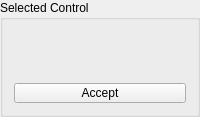
     <widget class="QGroupBox" name="groupBox_7">
      <property name="title">
       <string>Selected Control</string>
      </property>
      <layout class="QVBoxLayout" name="verticalLayout_9">
       <item>
        <widget class="QCaLabelPlugin" name="qcalabelplugin_9">
         <property name="minimumSize">
          <size>
           <width>140</width>
           <height>20</height>
          </size>
         </property>
         <property name="maximumSize">
          <size>
           <width>16777215</width>
           <height>20</height>
          </size>
         </property>
         <property name="palette">
          <palette>
           <active>
            <colorrole role="Base">
             <brush brushstyle="SolidPattern">
              <color alpha="255">
               <red>170</red>
               <green>255</green>
               <blue>127</blue>
              </color>
             </brush>
            </colorrole>
           </active>
           <inactive>
            <colorrole role="Base">
             <brush brushstyle="SolidPattern">
              <color alpha="255">
               <red>170</red>
               <green>255</green>
               <blue>127</blue>
              </color>
             </brush>
            </colorrole>
           </inactive>
           <disabled>
            <colorrole role="Base">
             <brush brushstyle="SolidPattern">
              <color alpha="255">
               <red>239</red>
               <green>239</green>
               <blue>239</blue>
              </color>
             </brush>
            </colorrole>
           </disabled>
          </palette>
         </property>
         <property name="autoFillBackground">
          <bool>false</bool>
         </property>
         <property name="alignment">
          <set>Qt::AlignCenter</set>
         </property>
         <property name="variable" stdset="0">
          <string>SR14ID01:CONTROL_SELECT_CMD</string>
         </property>
         <property name="precision" stdset="0">
          <UInt>3</UInt>
         </property>
        </widget>
       </item>
       <item>
        <widget class="QCaLabelPlugin" name="qcalabelplugin_10">
         <property name="minimumSize">
          <size>
           <width>140</width>
           <height>20</height>
          </size>
         </property>
         <property name="maximumSize">
          <size>
           <width>16777215</width>
           <height>20</height>
          </size>
         </property>
         <property name="alignment">
          <set>Qt::AlignCenter</set>
         </property>
         <property name="variable" stdset="0">
          <string>SR14ID01:CONTROL_SELECT_STATUS</string>
         </property>
         <property name="precision" stdset="0">
          <UInt>3</UInt>
         </property>
         <property name="buddy">
          <cstring>qcapushbuttonplugin</cstring>
         </property>
        </widget>
       </item>
       <item>
        <widget class="QCaPushButtonPlugin" name="qcapushbuttonplugin">
         <property name="minimumSize">
          <size>
           <width>140</width>
           <height>20</height>
          </size>
         </property>
         <property name="maximumSize">
          <size>
           <width>16777215</width>
           <height>20</height>
          </size>
         </property>
         <property name="text">
          <string>Accept</string>
         </property>
         <property name="variable" stdset="0">
          <string>SR14ID01:BL_ACCEPT_CMD</string>
         </property>
        </widget>
       </item>
      </layout>
     </widget>
